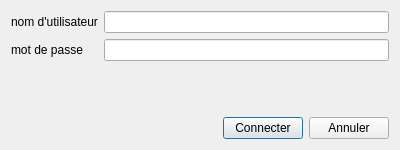
<?xml version="1.0" encoding="UTF-8"?>
<ui version="4.0">
 <class>Login</class>
 <widget class="QDialog" name="Login">
  <property name="geometry">
   <rect>
    <x>0</x>
    <y>0</y>
    <width>400</width>
    <height>150</height>
   </rect>
  </property>
  <property name="maximumSize">
   <size>
    <width>400</width>
    <height>150</height>
   </size>
  </property>
  <property name="windowTitle">
   <string>Connexion à la base de donnée locale</string>
  </property>
  <property name="windowIcon">
   <iconset resource="images.qrc">
    <normaloff>:/images/assets/images/icon.png</normaloff>:/images/assets/images/icon.png</iconset>
  </property>
  <layout class="QVBoxLayout" name="verticalLayout">
   <item>
    <layout class="QGridLayout" name="gridLayout">
     <item row="0" column="0">
      <widget class="QLabel" name="label_username">
       <property name="text">
        <string>nom d'utilisateur</string>
       </property>
      </widget>
     </item>
     <item row="1" column="0">
      <widget class="QLabel" name="label_password">
       <property name="text">
        <string>mot de passe</string>
       </property>
      </widget>
     </item>
     <item row="0" column="1">
      <widget class="QLineEdit" name="username"/>
     </item>
     <item row="1" column="1">
      <widget class="QLineEdit" name="password">
       <property name="inputMethodHints">
        <set>Qt::ImhSensitiveData</set>
       </property>
      </widget>
     </item>
    </layout>
   </item>
   <item>
    <spacer name="verticalSpacer">
     <property name="orientation">
      <enum>Qt::Vertical</enum>
     </property>
     <property name="sizeHint" stdset="0">
      <size>
       <width>20</width>
       <height>40</height>
      </size>
     </property>
    </spacer>
   </item>
   <item>
    <layout class="QHBoxLayout" name="horizontalLayout">
     <property name="sizeConstraint">
      <enum>QLayout::SetFixedSize</enum>
     </property>
     <item>
      <spacer name="horizontalSpacer">
       <property name="orientation">
        <enum>Qt::Horizontal</enum>
       </property>
       <property name="sizeHint" stdset="0">
        <size>
         <width>40</width>
         <height>20</height>
        </size>
       </property>
      </spacer>
     </item>
     <item>
      <widget class="QPushButton" name="connection">
       <property name="maximumSize">
        <size>
         <width>100</width>
         <height>50</height>
        </size>
       </property>
       <property name="text">
        <string>Connecter</string>
       </property>
      </widget>
     </item>
     <item>
      <widget class="QPushButton" name="cancel">
       <property name="text">
        <string>Annuler</string>
       </property>
      </widget>
     </item>
    </layout>
   </item>
  </layout>
 </widget>
 <resources>
  <include location="images.qrc"/>
 </resources>
 <connections/>
</ui>
